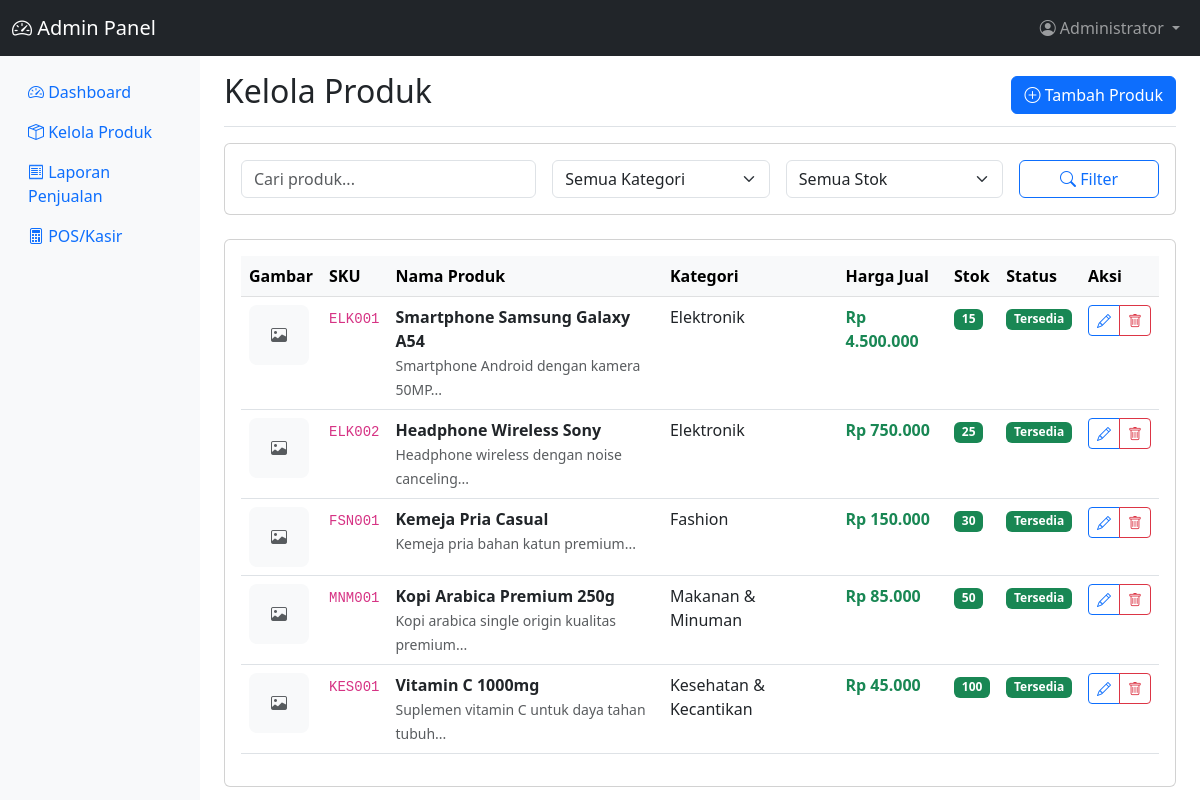
The page /products.php (signed in) on the database its author committed.
### tables this page shows
CREATE TABLE products (
    id INT AUTO_INCREMENT PRIMARY KEY,
    sku VARCHAR(50) UNIQUE NOT NULL,
    nama VARCHAR(200) NOT NULL,
    category_id INT,
    deskripsi TEXT,
    harga_jual DECIMAL(10,2) NOT NULL,
    harga_beli DECIMAL(10,2),
    stok INT NOT NULL DEFAULT 0,
    gambar_path VARCHAR(255),
    created_at TIMESTAMP DEFAULT CURRENT_TIMESTAMP,
    updated_at TIMESTAMP DEFAULT CURRENT_TIMESTAMP ON UPDATE CURRENT_TIMESTAMP,
    FOREIGN KEY (category_id) REFERENCES categories(id)
);

CREATE TABLE categories (
    id INT AUTO_INCREMENT PRIMARY KEY,
    nama VARCHAR(100) NOT NULL,
    slug VARCHAR(100) UNIQUE NOT NULL,
    created_at TIMESTAMP DEFAULT CURRENT_TIMESTAMP
);

### koneksi.php (called while the page is built, shortened)
<?php
function formatRupiah($angka) {
    return 'Rp ' . number_format($angka, 0, ',', '.');
}
?>

### products.php (the view, shortened to what this page needs)
<?php
require_once 'koneksi.php';
$search = isset($_GET['search']) ? sanitize($_GET['search']) : '';
$query = "SELECT p.*, c.nama as kategori_nama FROM products p
          LEFT JOIN categories c ON p.category_id = c.id WHERE 1=1";
$params = [];
$query .= " ORDER BY p.created_at DESC";
$stmt = $pdo->prepare($query);
$stmt->execute($params);
$products = $stmt->fetchAll();
?>
<!DOCTYPE html>
<html lang="id">
<head>
    <link href="https://cdn.jsdelivr.net/npm/bootstrap@5.3.0/dist/css/bootstrap.min.css" rel="stylesheet">
    <link href="https://cdn.jsdelivr.net/npm/bootstrap-icons@1.10.0/font/bootstrap-icons.css" rel="stylesheet">
</head>
<body>
    <nav class="navbar navbar-expand-lg navbar-dark bg-dark">
        <div class="container-fluid">
            <a class="navbar-brand" href="admin_dashboard.php">
                <i class="bi bi-speedometer2"></i> Admin Panel
            </a>
            <div class="navbar-nav ms-auto">
                <div class="nav-item dropdown">
                    <a class="nav-link dropdown-toggle" href="#" role="button" data-bs-toggle="dropdown">
                        <i class="bi bi-person-circle"></i> <?php echo htmlspecialchars($_SESSION['admin_nama']); ?>
                    </a>
                </div>
            </div>
        </div>
    </nav>
    <div class="container-fluid">
        <div class="row">
            <nav class="col-md-3 col-lg-2 d-md-block sidebar collapse">
                <div class="position-sticky pt-3">
                    <ul class="nav flex-column">
                        <li class="nav-item">
                            <a class="nav-link" href="admin_dashboard.php">
                                <i class="bi bi-speedometer2"></i> Dashboard
                            </a>
                        </li>
                        <li class="nav-item">
                            <a class="nav-link active" href="products.php">
                                <i class="bi bi-box-seam"></i> Kelola Produk
                            </a>
                        </li>
                        <li class="nav-item">
                            <a class="nav-link" href="sales_list.php">
                                <i class="bi bi-receipt"></i> Laporan Penjualan
                            </a>
                        </li>
                        <li class="nav-item">
                            <a class="nav-link" href="pos.php">
                                <i class="bi bi-calculator"></i> POS/Kasir
                            </a>
                        </li>
                    </ul>
                </div>
            </nav>
            <main class="col-md-9 ms-sm-auto col-lg-10 px-md-4">
                <div class="d-flex justify-content-between flex-wrap flex-md-nowrap align-items-center pt-3 pb-2 mb-3 border-bottom">
                    <h1 class="h2">Kelola Produk</h1>
                    <div class="btn-toolbar mb-2 mb-md-0">
                        <a href="product_form.php" class="btn btn-primary">
                            <i class="bi bi-plus-circle"></i> Tambah Produk
                        </a>
                    </div>
                </div>
                <div class="card mb-4">
                    <div class="card-body">
                        <form method="GET" class="row g-3">
                            <div class="col-md-4">
                                <input type="text" class="form-control" name="search"
                                       placeholder="Cari produk..." value="<?php echo htmlspecialchars($search); ?>">
                            </div>
                            <div class="col-md-3">
                                <select name="category" class="form-select">
                                    <option value="0">Semua Kategori</option>
                                </select>
                            </div>
                            <div class="col-md-3">
                                <select name="filter" class="form-select">
                                    <option value="">Semua Stok</option>
                                </select>
                            </div>
                            <div class="col-md-2">
                                <button type="submit" class="btn btn-outline-primary w-100">
                                    <i class="bi bi-search"></i> Filter
                                </button>
                            </div>
                        </form>
                    </div>
                </div>
                <div class="card">
                    <div class="card-body">
                        <?php if (empty($products)): ?>
                            <div class="text-center py-4">
                                <i class="bi bi-box text-muted" style="font-size: 3rem;"></i>
                                <p class="text-muted mt-3">Tidak ada produk yang ditemukan.</p>
                                <a href="product_form.php" class="btn btn-primary">
                                    <i class="bi bi-plus-circle"></i> Tambah Produk Pertama
                                </a>
                            </div>
                        <?php else: ?>
                            <div class="table-responsive">
                                <table class="table table-hover">
                                    <thead class="table-light">
                                        <tr>
                                            <th>Gambar</th>
                                            <th>SKU</th>
                                            <th>Nama Produk</th>
                                            <th>Kategori</th>
                                            <th>Harga Jual</th>
                                            <th>Stok</th>
                                            <th>Status</th>
                                            <th>Aksi</th>
                                        </tr>
                                    </thead>
                                    <tbody>
                                        <?php foreach ($products as $product): ?>
                                            <tr>
                                                <td>
                                                    <?php if ($product['gambar_path'] && file_exists('uploads/products/' . $product['gambar_path'])): ?>
                                                        <img src="uploads/products/<?php echo htmlspecialchars($product['gambar_path']); ?>"
                                                             class="product-image" alt="<?php echo htmlspecialchars($product['nama']); ?>">
                                                    <?php else: ?>
                                                        <div class="product-image bg-light d-flex align-items-center justify-content-center">
                                                            <i class="bi bi-image text-muted"></i>
                                                        </div>
                                                    <?php endif; ?>
                                                </td>
                                                <td>
                                                    <code><?php echo htmlspecialchars($product['sku']); ?></code>
                                                </td>
                                                <td>
                                                    <strong><?php echo htmlspecialchars($product['nama']); ?></strong>
                                                    <?php if ($product['deskripsi']): ?>
                                                        <br><small class="text-muted"><?php echo htmlspecialchars(substr($product['deskripsi'], 0, 50)); ?>...</small>
                                                    <?php endif; ?>
                                                </td>
                                                <td>
                                                    <?php echo $product['kategori_nama'] ? htmlspecialchars($product['kategori_nama']) : '-'; ?>
                                                </td>
                                                <td class="text-success fw-bold">
                                                    <?php echo formatRupiah($product['harga_jual']); ?>
                                                </td>
                                                <td>
                                                    <span class="badge <?php echo $product['stok'] == 0 ? 'bg-danger' : ($product['stok'] < 10 ? 'bg-warning text-dark' : 'bg-success'); ?>">
                                                        <?php echo $product['stok']; ?>
                                                    </span>
                                                </td>
                                                <td>
                                                    <?php if ($product['stok'] == 0): ?>
                                                        <span class="badge bg-danger">Habis</span>
                                                    <?php elseif ($product['stok'] < 10): ?>
                                                        <span class="badge bg-warning text-dark">Rendah</span>
                                                    <?php else: ?>
                                                        <span class="badge bg-success">Tersedia</span>
                                                    <?php endif; ?>
                                                </td>
                                                <td>
                                                    <div class="btn-group btn-group-sm" role="group">
                                                        <a href="product_form.php?id=<?php echo $product['id']; ?>"
                                                           class="btn btn-outline-primary" title="Edit">
                                                            <i class="bi bi-pencil"></i>
                                                        </a>
                                                        <button type="button" class="btn btn-outline-danger"
                                                                onclick="confirmDelete(<?php echo $product['id']; ?>, '<?php echo htmlspecialchars($product['nama']); ?>')"
                                                                title="Hapus">
                                                            <i class="bi bi-trash"></i>
                                                        </button>
                                                    </div>
                                                </td>
                                            </tr>
                                        <?php endforeach; ?>
                                    </tbody>
                                </table>
                            </div>
                        <?php endif; ?>
                    </div>
                </div>
            </main>
        </div>
    </div>
</body>
</html>

### products.php (style rules this page uses)
.sidebar { min-height: calc(100vh - 56px); background-color: #f8f9fa; }
.product-image { width: 60px; height: 60px; object-fit: cover; border-radius: 8px; }

### rows shown on the page
products: sku "ELK001", nama "Smartphone Samsung Galaxy A54", deskripsi "Smartphone Android dengan kamera 50MP", category.nama "Elektronik", harga_jual "Rp 4.500.000", stok "15", shows "Tersedia"
products: sku "ELK002", nama "Headphone Wireless Sony", deskripsi "Headphone wireless dengan noise canceling", category.nama "Elektronik", harga_jual "Rp 750.000", stok "25", shows "Tersedia"
products: sku "FSN001", nama "Kemeja Pria Casual", deskripsi "Kemeja pria bahan katun premium", category.nama "Fashion", harga_jual "Rp 150.000", stok "30", shows "Tersedia"
products: sku "MNM001", nama "Kopi Arabica Premium 250g", deskripsi "Kopi arabica single origin kualitas premium", category.nama "Makanan & Minuman", harga_jual "Rp 85.000", stok "50", shows "Tersedia"
products: sku "KES001", nama "Vitamin C 1000mg", deskripsi "Suplemen vitamin C untuk daya tahan tubuh", category.nama "Kesehatan & Kecantikan", harga_jual "Rp 45.000", stok "100", shows "Tersedia"

### other values the page prints
$_SESSION['admin_nama'] "Administrator"
